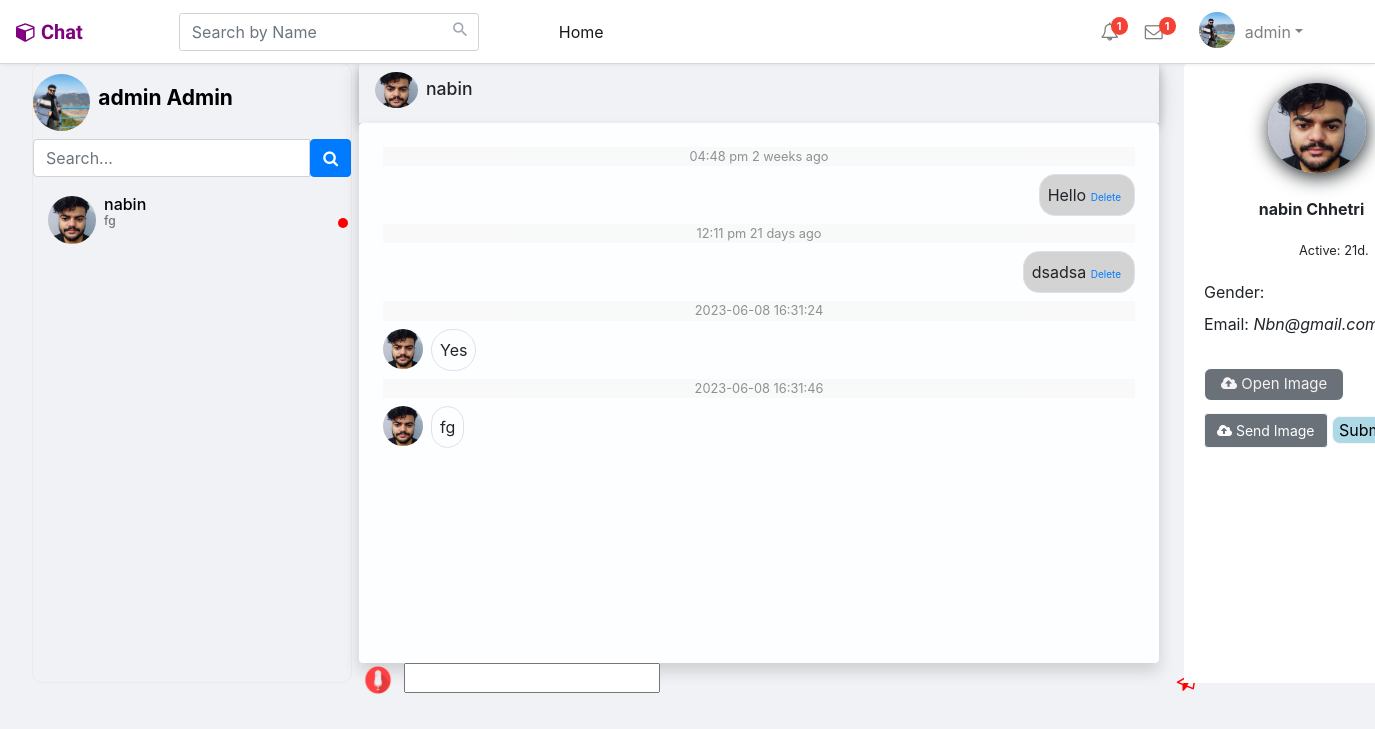
The page /client/final.php?user=nabin (signed in) on the database as committed earlier.
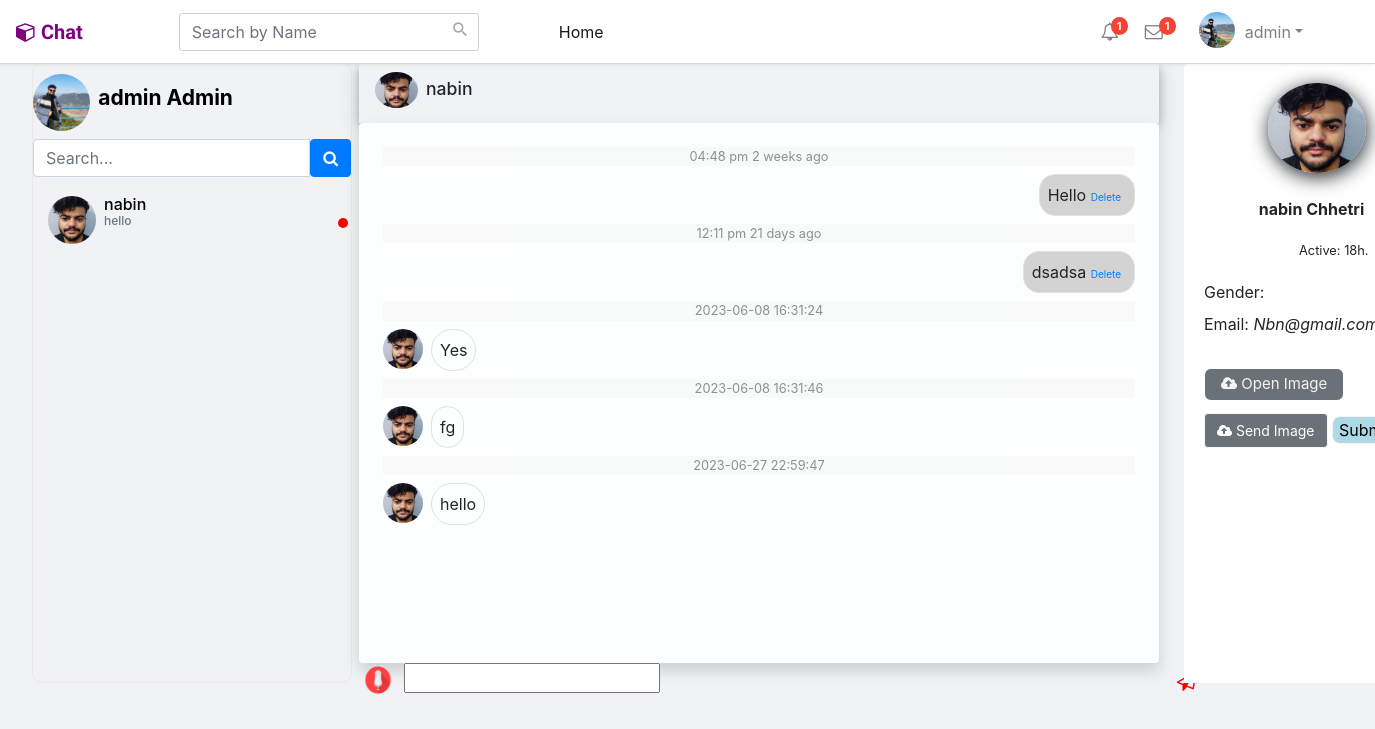
The same page on the database as committed later.
### tables this page shows
CREATE TABLE `users` (
  `user_id` int(11) NOT NULL,
  `name` varchar(255) NOT NULL,
  `username` varchar(255) NOT NULL,
  `lastname` varchar(200) NOT NULL,
  `gender` varchar(20) NOT NULL,
  `email` varchar(255) NOT NULL,
  `phone` int(11) NOT NULL,
  `password` varchar(1000) NOT NULL,
  `p_p` varchar(255) DEFAULT 'user-default.png',
  `c_p` varchar(255) NOT NULL,
  `last_seen` datetime NOT NULL DEFAULT current_timestamp(),
  `is_blocked` int(11) NOT NULL DEFAULT 0,
  `report` int(10) NOT NULL,
  `verification_code` varchar(255) NOT NULL,
  `verified` int(50) NOT NULL DEFAULT 0,
  `interests` varchar(500) NOT NULL
);

CREATE TABLE `chats` (
  `chat_id` int(11) NOT NULL,
  `from_id` int(11) NOT NULL,
  `to_id` int(11) NOT NULL,
  `message` text NOT NULL,
  `chat_img` varchar(255) NOT NULL,
  `opened` tinyint(1) NOT NULL DEFAULT 0,
  `is_blocked` varchar(1) NOT NULL DEFAULT '0',
  `created_at` datetime NOT NULL DEFAULT current_timestamp()
);

### server/helpers/user.php (called while the page is built)
<?php
function getUser($username, $conn){
   $sql = "SELECT * FROM users
           WHERE username=?
          ORDER BY `user_id` DESC";
   $stmt = $conn->prepare($sql);
   $stmt->execute([$username]);
   if ($stmt->rowCount() === 1) {
   	 $user = $stmt->fetch();
   	 return $user;
   }else {
   	$user = [];
   	return $user;
   }
}

### client/include.php (called while the page is built, shortened)
<?php
  if (isset($_SESSION['username'])) {
  	include '../server/db.conn.php';
  	include '../server/helpers/user.php';
  	include '../server/helpers/conversations.php';
    include '../server/helpers/timeAgo.php';
    include '../server/helpers/last_chat.php';
    include '../server/helpers/chat.php';
  	$user = getUser($_SESSION['username'], $conn);
  	$conversations = getConversation($user['user_id'], $conn);
?>
<?php } ?>

### server/helpers/conversations.php (called while the page is built)
<?php
function getConversation($user_id, $conn){
    $sql = "SELECT * FROM conversations
            WHERE user_1=? OR user_2=?
            ORDER BY conversation_id DESC";
    $stmt = $conn->prepare($sql);
    $stmt->execute([$user_id, $user_id]);
    if($stmt->rowCount() > 0){
        $conversations = $stmt->fetchAll();
        $user_data = [];
        foreach($conversations as $conversation){
            if ($conversation['user_1'] == $user_id) {
            	$sql2  = "SELECT *
            	          FROM users WHERE user_id=?
                        ORDER BY `user_id` DESC";
            	$stmt2 = $conn->prepare($sql2);
            	$stmt2->execute([$conversation['user_2']]);
            }else {
            	$sql2  = "SELECT *
            	          FROM users WHERE user_id=?
                        ORDER BY `user_id` DESC";
            	$stmt2 = $conn->prepare($sql2);
            	$stmt2->execute([$conversation['user_1']]);
            }
            $allConversations = $stmt2->fetchAll();
            array_push($user_data, $allConversations[0]);
        }
        return $user_data;
    }else {
    	$conversations = [];
    	return $conversations;
    }
}

### server/helpers/last_chat.php (called while the page is built, shortened)
<?php
function lastChat($id_1, $id_2, $conn){
   $sql = "SELECT * FROM chats
           WHERE (from_id=? AND to_id=?)
           OR    (to_id=? AND from_id=?)
           ORDER BY chat_id DESC  ";
    $stmt = $conn->prepare($sql);
    $stmt->execute([$id_1, $id_2, $id_1, $id_2]);
    if ($stmt->rowCount() > 0) {
    	$chat = $stmt->fetch();
        return base64_decode(substr( $chat['message'],0,20));
    	return base64_decode($chat['message']);
    	return $chat['opened'];
    }else {
    	$chat = '';
    	return $chat;
    }
}
?>

### server/helpers/timeAgo.php (called while the page is built, shortened)
<?php
function last_seen($date_time){
   $timestamp = strtotime($date_time);
   $strTime = array("s", "m", "h", "d","w", "m", "year");
   $length = array("60","60","24","30","7","24","10");
   $currentTime = time();
   if($currentTime >= $timestamp) {
		$diff     = time()- $timestamp;
		for($i = 0; $diff >= $length[$i] && $i < count($length)-1; $i++) {
		$diff = $diff / $length[$i];
		}
		$diff = round($diff);
		if ($diff < 59 && $strTime[$i] == "second") {
			return 'Active';
		}else {
			return $diff . "" . $strTime[$i] . ".";
		}
   }
}
function last_seen_msg($date_time){
	$timestamp = strtotime($date_time);
	$strTime = array("second", "minute", "hour", "day", "week", "month", "year");
	$length = array("60","60","24","30","7","12","10");
	$currentTime = time();
	if($currentTime >= $timestamp) {
		 $diff     = time() - $timestamp;
		 for($i = 0; $diff >= $length[$i] && $i < count($length)-1; $i++) {
			 $diff = $diff / $length[$i];
		 }
		 $diff = round($diff);
		 if ($diff < 59 && $strTime[$i] == "second") {
			 return 'Active';
		 } else {
			 if($i == count($length) - 1) {
				 return date('h:i a, M j, Y', $timestamp);
			 } else {
				 $diff .= " " . $strTime[$i];
				 if ($diff != "1 month") {
					 $diff .= "s";
				 }
				 return date('h:i a', $timestamp) . " " . $diff . " ago";
			 }
		 }
	}
 }

### server/helpers/chat.php (called while the page is built)
<?php
function getChats($id_1, $id_2, $conn){
   $sql = "SELECT * FROM chats
           WHERE (from_id=? AND to_id=?)
           OR    (to_id=? AND from_id=?)
           ORDER BY chat_id ASC";
    $stmt = $conn->prepare($sql);
    $stmt->execute([$id_1, $id_2, $id_1, $id_2]);
    if ($stmt->rowCount() > 0) {
    	$chats = $stmt->fetchAll();
    	return $chats;
    }else {
    	$chats = [];
    	return $chats;
    }
}

### client/final/chatbox.php (the view, shortened to what the changed rows need)
<div class="shadow p-4 rounded d-flex flex-column chat-box" id="chatBox">
    <?php
    if (!empty($chats)) {
        foreach($chats as $chat) {
            if($chat['from_id'] == $_SESSION['user_id']) {
    ?>
    <small class="d-block" style="text-align:center; background-color:#f5f5f5;opacity: 0.5"><?=" " . last_seen_msg($chat['created_at'])?></small>
    <p class="rtext align-self-end border rounded p-2 py-2 px-2 mb-2 mt-2" style="border-radius: 1rem!important;">
    <?php
    $message = base64_decode($chat['message']);
    $message = preg_replace('/\b(https?:\/\/\S+)\b/', '<a href="$1" target="_blank">$1</a>', $message);
    echo $message;
    ?>
    <a onclick="return confirm()" href="deletemsg.php?delmsg=<?php echo $chat['chat_id']; ?>" class="del_btn">Delete</a>
</p>
    <?php
            } else {
    ?>
    <small class="d-block" style="text-align:center; background-color:#f5f5f5; opacity: 0.5"><?=$chat['created_at']?></small>
    <div class="" style="display:flex">
    <img src="assets/uploads/<?=$chatWith['p_p']?>" class="w-15 rounded-circle mt-2" height="40" ; width="40">
    <p class="ltext border rounded p-2 p-2 py-2 px-2 mb-2 mt-2 ml-2" style="border-radius: 2.25rem!important;">
    <?php
        $message = base64_decode($chat['message']);
        $message = preg_replace('/\b(https?:\/\/\S+)\b/i', '<a href="$1" target="_blank">$1</a>', $message);
        echo $message;
    ?>
</p>
   </div>
    <?php
            }
        }
    }
    ?>
</div>

### client/final/firstcolumn.php (shortened to what the changed rows need)
<div class="firstcolumn">
        <ul id="chatList" class="">
            <?php if (!empty($conversations)) { ?>
            <?php  foreach ($conversations as $conversation){ ?>
            <li class="" style="    position: relative;right: 35px;width: 20pc;">
                <a id="main" href="final.php?user=<?=$conversation['username']?>" style="display:flex; justify-content: space-between;">
                    <div class="d-flex  align-items-center">
                        <img src="assets/uploads/<?=$conversation['p_p']?>" class="w-10 rounded-circle"
                            style="height: 3pc; width: 3pc;">
                        <h6 class="fs-xs m-2 " style="color:black; font-weight:500; margin-top:3px">
                            <?=$conversation['name']?><br>
                            <p class="text-secondary" style="font-size:12px">
                            <?php  echo  lastChat($_SESSION['user_id'], $conversation['user_id'], $conn);
                                            ;?>
                                        </p>
                        </h6>
                    </div>
                    <?php if (last_seen($conversation['last_seen']) == "Active") { ?>
                    <div title="online">
                        <div class="online"></div>
                    </div>
                    <?php }else{ ?>
                    <div class="offline"> </div>
                    <?php  } ?>
                </a>
            </li>
            <?php } ?>
            <?php } ?>
        </ul>
    </div>

### client/final/profile_head.php
<div class="profile_head" style="display:flex ; justify-content: space-between;">
            <div class="profile" style="display:flex">
                <img src="assets/uploads/<?=$chatWith['p_p']?>" class="w-15 rounded-circle">
                <div class="">
                    <h3 class="display-2 fs-sm m-2">
                        <a>
                            <?=$chatWith['name']?>
                        </a> <br>
                    </h3>
                </div>
            </div>
        </div>

### client/final/profile_detail.php (shortened to what the changed rows need)
<div class="profile_detail">
    <div class="image" style="text-align:center;    ">
        <img src="assets/uploads/<?= $chatWith['p_p'] ?>" width="98" height="90" style="border-radius: 50%; margin-left:10px;  text-align:center;    object-fit: cover;"> <br> <br>
        <p style="text-align: center;"> <b>
                <?= $chatWith['name'] ?>
                <?= $chatWith['lastname'] ?>
                <div class="d-flex -items-center" title="online">
                    <?php
                    if (last_seen($chatWith['last_seen']) == "Active") {
                    ?>
                        <div class="online"></div>
                        <small class="d-block p-1" style="margin-left: 91px; margin-bottom:10px;">Online</small>
                    <?php } else { ?>
                        <small class="d-block p-1" style="margin-left: 91px;">
                            Active:
                            <?= last_seen($chatWith['last_seen']) ?>
                        </small>
                    <?php } ?>
                </div>
            </b> </p>
    </div>
    <div class="">
        <div class="pb-4">
            <label> Email: </label>
            <i> <?= $chatWith['email'] ?> </i>
        </div>
        <br>
    </div>
</div>

Rows that differ between the two databases and show on the page:
changed users "nabin": user_id.message "fg" → "hello"; last_seen "21d." → "18h."
added chats: created_at "2023-06-27 22:59:47", users.p_p (picture), message "hello"
